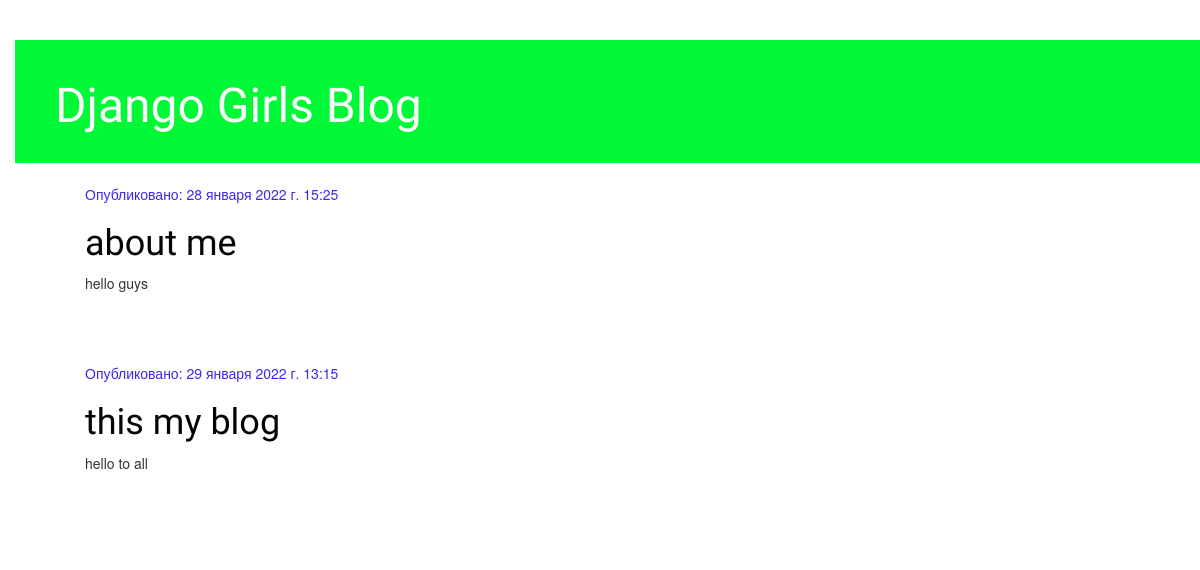
The app's page /, older data.
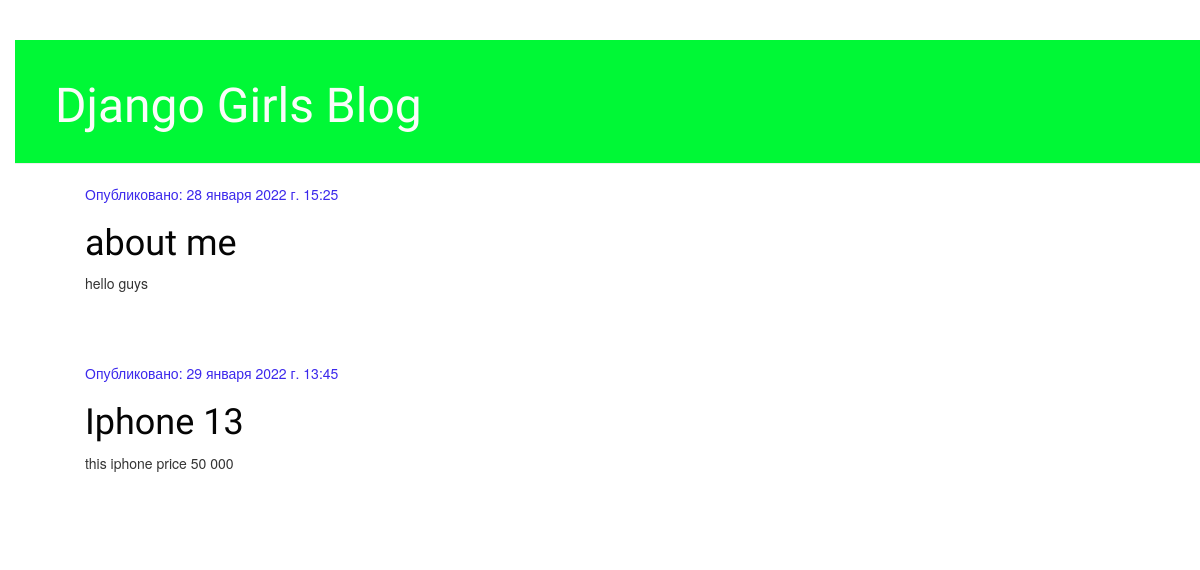
The same page, newer data.
### blogSI/models.py (models this page shows, shortened)
class Post(models.Model):
    author = models.ForeignKey(settings.AUTH_USER_MODEL, on_delete=models.CASCADE)
    title = models.CharField(max_length=200)
    text = models.TextField()
    created_date = models.DateTimeField(default=timezone.now)
    published_date = models.DateTimeField(blank=True, null=True)

### blogSI/views.py (the view)
# urls.py: path('', views.post_list, name='post_list'),
def post_list(request):
    post = Post.objects.filter(published_date__lte=timezone.now()).order_by('published_date')
    return render (request, 'blogSI/post_list.html', {'posts': post})

### blogSI/templates/blogSI/post_list.html
{% extends 'blogSI/base.html' %}
{% block content %}
<div class="col-md-8">
    {% for post in posts %}
        <div class="post">
            <div class="date">
                <p>Опубликовано: {{ post.published_date }}</p>
            </div>
            <h1><a href="{% url 'post_detail' pk=post.pk %}">{{ post.title }}</a></h1>
            <p>{{ post.text|linebreaksbr }}</p>
        </div>
    {% endfor %}
{% endblock %}

Row changes from the older to the newer data that the page shows:
changed Post: published_date "29 января 2022 г. 13:15" → "29 января 2022 г. 13:45"; title "this my blog" → "Iphone 13"; text "hello to all" → "this iphone price 50 000"
